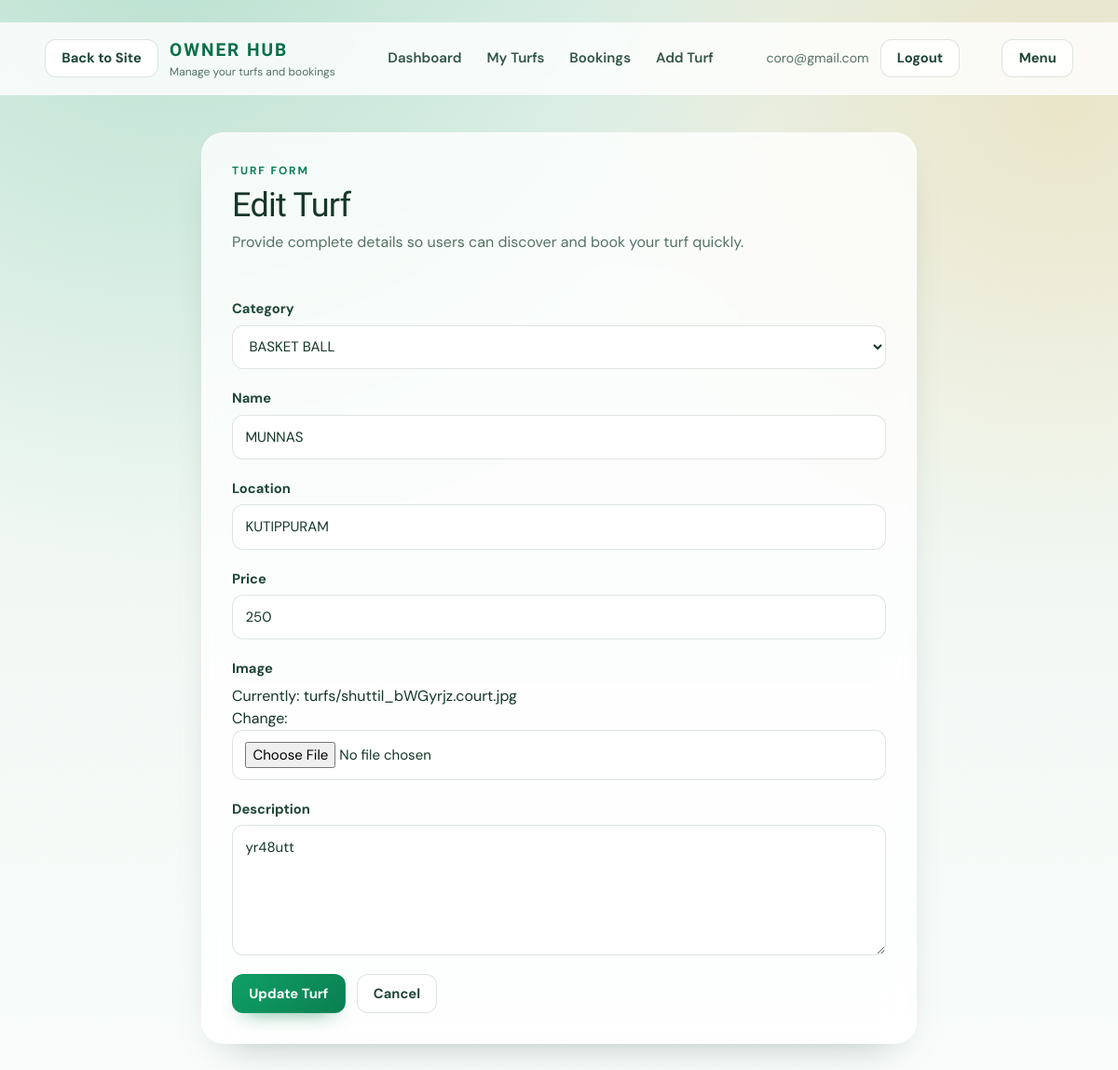
The app's page /owner_editturf/7/ (signed in) with its own data.
### user/models.py (models this page shows, shortened)
class User(AbstractUser):
    username = None
    email = models.EmailField(unique=True , max_length=256, error_messages={'unique':'email already exists,'})
    is_customer = models.BooleanField(default=False)
    is_agent = models.BooleanField(default=False)
    is_manager = models.BooleanField(default=False)
    USERNAME_FIELD = 'email'
    REQUIRED_FIELDS = []
    objects = Usermanager()
    class Meta:
        db_table = 'users_user'
        verbose_name = 'User'
        verbose_name_plural = "Users"
        ordering = ['-id']

### web/models.py (models this page shows, shortened)
class Turf(models.Model):
    owner = models.ForeignKey(User,on_delete=models.CASCADE,related_name="turfs")
    category = models.ForeignKey(Sports_Category, on_delete=models.CASCADE)
    name = models.CharField(max_length=255)
    location = models.CharField(max_length=255)
    price = models.IntegerField()
    image = models.ImageField(upload_to='turfs/')
    description = models.CharField(max_length=500)
    class Meta:
        ordering = ['-id']
        verbose_name = "Turf"
        verbose_name_plural = "Turfs"

### web/views.py (the view)
def owner_editturf(request,id):
    if not request.user.is_agent:
        return HttpResponseForbidden("You are not allowed to access this page")
    instance = get_object_or_404(Turf, id=id, owner=request.user)
    if request.method == "POST":
        form = TurfForm(request.POST, request.FILES, instance=instance)
        if form.is_valid():
            instance = form.save(commit=False)
            instance.save()
            return redirect("web:owner_turflist")
    else:
        form = TurfForm(instance=instance)
    return render (request, "owner/add_turf.html", {"form": form})

### web/form.py
class TurfForm(forms.ModelForm):
    class Meta:
        model = Turf
        fields = ["category", "name", "location", "price", "image", "description"]
        widgets = {
            "description": forms.Textarea(attrs={"rows": 4}),
        }

### web/models.py (called while the page is built)
    def __str__(self):
        return self.name

### templates/owner/add_turf.html (shortened to what this page needs)
﻿{% extends 'base/web-base.html' %}
{% block container %}
{% include 'includes/owner_dashboard.html' %}
<main class="site-shell py-10">
    <section class="max-w-3xl mx-auto surface-panel p-6 md:p-8 space-y-6">
        <div>
            <span class="eyebrow">Turf Form</span>
            <h1 class="page-title mt-2">
                {% if form.instance.pk %}
                Edit Turf
                {% else %}
                Add Turf
                {% endif %}
            </h1>
            <p class="muted mt-2">Provide complete details so users can discover and book your turf quickly.</p>
        </div>
        <form method="post" enctype="multipart/form-data" class="form-shell space-y-5">
            {% for field in form %}
            <div>
                <label for="{{ field.id_for_label }}" class="form-label">{{ field.label }}</label>
                {{ field }}
            </div>
            {% endfor %}
            <div class="flex flex-wrap gap-3">
                <button type="submit" class="btn btn-primary">
                    {% if form.instance.pk %}
                    Update Turf
                    {% else %}
                    Save Turf
                    {% endif %}
                </button>
                <a href="{% url 'web:owner_turflist' %}" class="btn btn-ghost">Cancel</a>
            </div>
        </form>
    </section>
</main>
{% endblock %}

### templates/includes/owner_dashboard.html (shortened to what this page needs)
﻿{% load static %}
<header class="sticky top-0 z-40 border-b border-white/70 bg-white/80 backdrop-blur">
    <div class="site-shell py-4 flex items-center justify-between gap-4">
        <div class="flex items-center gap-3">
            <a href="{% url 'web:index' %}" class="btn btn-ghost !w-auto px-3 py-2">Back to Site</a>
            <div>
                <p class="brand-mark">Owner Hub</p>
                <p class="text-xs muted">Manage your turfs and bookings</p>
            </div>
        </div>
        <nav class="hidden lg:flex items-center gap-1">
            <a href="{% url 'web:owner_dashboard' %}" class="top-nav-link">Dashboard</a>
            <a href="{% url 'web:owner_turflist' %}" class="top-nav-link">My Turfs</a>
            <a href="{% url 'web:owner_bookinglist' %}" class="top-nav-link">Bookings</a>
            <a href="{% url 'web:owner_addturf' %}" class="top-nav-link">Add Turf</a>
        </nav>
        <div class="hidden lg:flex items-center gap-3">
            <span class="user-email">{{ request.user.email }}</span>
            <a href="{% url 'web:logout' %}" class="btn btn-ghost">Logout</a>
        </div>
        <button id="owner-menu-toggle" class="lg:hidden btn btn-ghost !w-auto px-3 py-2" type="button" aria-label="Open owner menu">
            Menu
        </button>
    </div>
</header>

### static/css/ui.css (style rules this page uses)
* { box-sizing: border-box; }
html, body { margin: 0; padding: 0; }
body { min-height: 100vh; font-family: "DM Sans", sans-serif; color: var(--text); background: radial-gradient(circle at 15% -5%, rgba(15, 159, 102, 0.2) 0%, transparent 42%), radial-gradient(circle at 95% 10%, rgba(245, 159, 11, 0.16) 0%, transparent 34%), linear-gradient(180deg, var(--bg-soft) 0%, var(--bg) 42%, #f9fcfb 100%); }
h1, h2, h3, h4, h5, h6 { margin: 0; font-family: "Sora", sans-serif; letter-spacing: -0.02em; }
p { margin: 0; }
a { text-decoration: none; color: inherit; transition: all 0.2s ease; }
.site-shell { width: min(1120px, 92vw); margin-inline: auto; }
.surface-panel { background: var(--surface-soft); border: 1px solid rgba(255, 255, 255, 0.75); border-radius: 24px; box-shadow: var(--shadow); backdrop-filter: blur(16px); }
.page-title { font-size: clamp(1.75rem, 3vw, 2.6rem); line-height: 1.1; }
.eyebrow { display: inline-block; font-size: 0.74rem; letter-spacing: 0.16em; text-transform: uppercase; font-weight: 700; color: var(--primary-dark); }
.muted { color: var(--muted); }
.brand-mark { font-family: "Sora", sans-serif; font-size: 1.2rem; letter-spacing: 0.1em; text-transform: uppercase; font-weight: 800; color: #0a6f48; }
.top-nav-link { padding: 0.45rem 0.72rem; border-radius: 10px; color: #335548; font-weight: 600; font-size: 0.94rem; }
.user-email { font-size: 0.88rem; color: var(--muted); }
.btn { display: inline-flex; align-items: center; justify-content: center; gap: 0.45rem; border: 1px solid transparent; border-radius: 12px; font-size: 0.92rem; font-weight: 700; line-height: 1; padding: 0.78rem 1.08rem; cursor: pointer; }
.btn-primary { color: #ffffff; background: linear-gradient(135deg, var(--primary), var(--primary-dark)); box-shadow: 0 10px 22px -14px rgba(11, 127, 81, 0.9); }
.btn-ghost { color: #1f4637; border-color: var(--line); background: rgba(255, 255, 255, 0.85); }
.form-shell label, .form-label { display: block; margin-bottom: 0.4rem; font-weight: 700; color: #1f4637; font-size: 0.92rem; }
.form-shell input[type="text"], .form-shell input[type="email"], .form-shell input[type="password"], .form-shell input[type="number"], .form-shell input[type="date"], .form-shell input[type="time"], .form-shell input[type="file"], .form-shell select, .form-shell textarea { width: 100%; border-radius: 12px; border: 1px solid var(--line); background: rgba(255, 255, 255, 0.9); color: var(--text); padding: 0.74rem 0.84rem; outline: none; font-family: "DM Sans", sans-serif; font-size: 0.94rem; }
.form-shell textarea { min-height: 140px; resize: vertical; }

### records on screen
User: user.email "coro@gmail.com"
Turf: form "BASKET BALL" "MUNNAS" "KUTIPPURAM" "250" "yr48utt"

### other values on screen
{{ field.label }} "Category" "Name" "Location" "Price" "Image" "Description"
